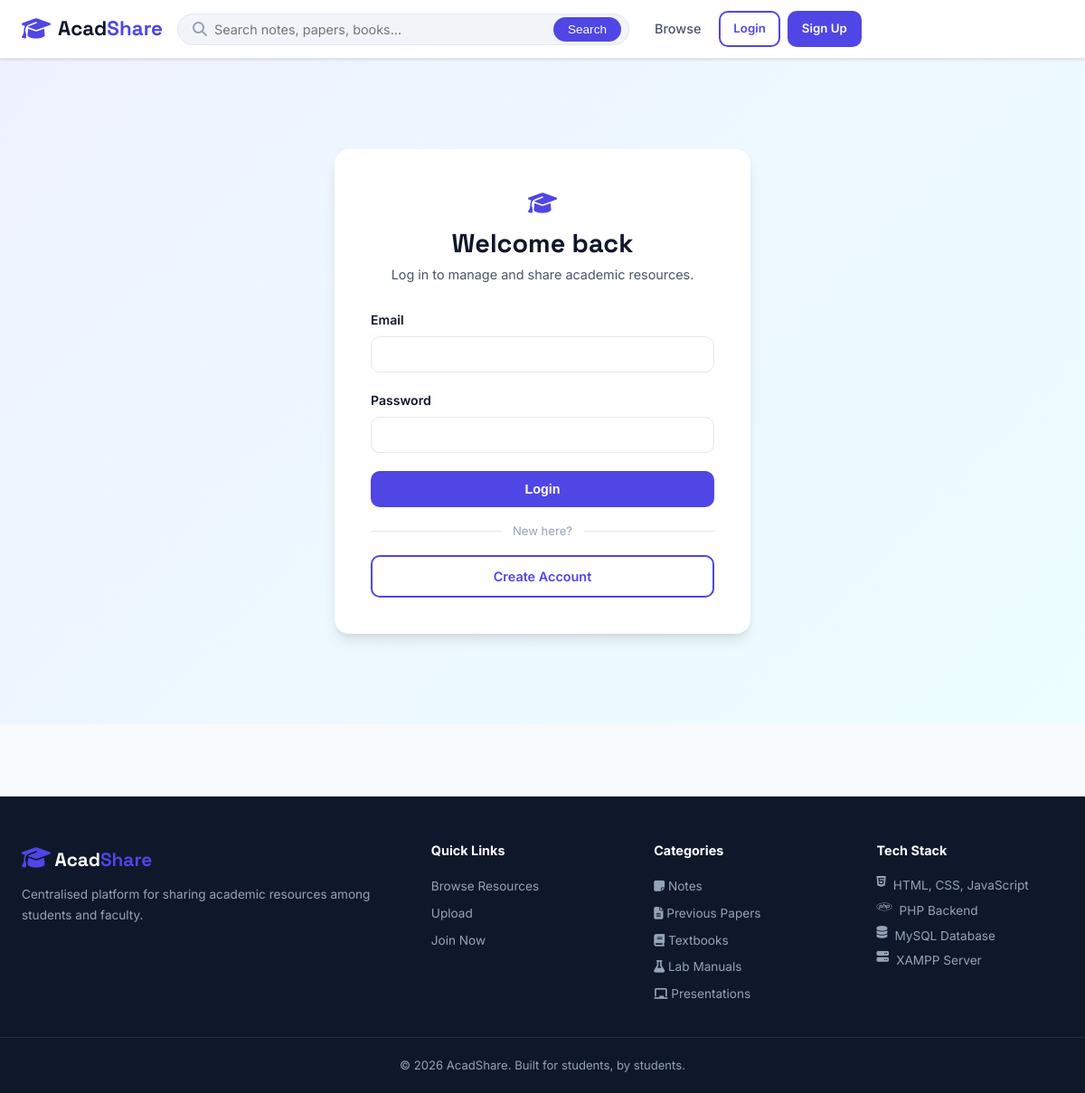
/index.php?page=login, run on the app's committed database.
### tables this page shows
CREATE TABLE categories (
    id INT AUTO_INCREMENT PRIMARY KEY,
    name VARCHAR(100) NOT NULL,
    icon VARCHAR(50) DEFAULT 'fa-folder',
    description TEXT
);

### config.php (called while the page is built, shortened)
<?php
function getDB() {
    static $conn = null;
    if ($conn === null) {
        $conn = new mysqli(DB_HOST, DB_USER, DB_PASS, DB_NAME);
        $conn->set_charset('utf8mb4');
    }
    return $conn;
}
function h($input) {
    return htmlspecialchars((string)$input, ENT_QUOTES, 'UTF-8');
}
function sanitize($input) {
    return h(strip_tags(trim((string)$input)));
}
function getCurrentUser() {
    if (empty($_SESSION['user_id'])) {
        return null;
    }
    $result = preparedQuery("SELECT * FROM users WHERE id = ? LIMIT 1", 'i', [(int)$_SESSION['user_id']]);
    return $result ? $result->fetch_assoc() : null;
}
?>

### index.php (the view, shortened to what this page needs)
<?php
require_once __DIR__ . '/config.php';
$user = getCurrentUser();
$page = $_GET['page'] ?? 'home';
$avatarInitial = $user ? strtoupper(substr(trim($user['full_name']), 0, 1)) : '';
$profilePic = $user['profile_pic'] ?? '';
$profilePicPath = __DIR__ . '/uploads/' . $profilePic;
$hasProfilePic = $profilePic && is_file($profilePicPath);
?>
<!DOCTYPE html>
<html lang="en">
<head>
    <link rel="stylesheet" href="https://cdnjs.cloudflare.com/ajax/libs/font-awesome/6.5.0/css/all.min.css">
    <link rel="stylesheet" href="<?= h(SITE_URL) ?>/css/style.css">
</head>
<body>
<nav class="navbar">
    <div class="nav-container">
        <a class="nav-brand" href="<?= h(SITE_URL) ?>/index.php">
            <span class="brand-icon"><i class="fa-solid fa-graduation-cap"></i></span>
            <span class="brand-text">Acad<span class="accent">Share</span></span>
        </a>
        <div class="nav-search">
            <form action="<?= h(SITE_URL) ?>/index.php" method="GET">
                <div class="search-wrap">
                    <i class="fa-solid fa-magnifying-glass"></i>
                    <input type="text" name="q" placeholder="Search notes, papers, books..." value="<?= sanitize($_GET['q'] ?? '') ?>">
                    <button type="submit">Search</button>
                </div>
            </form>
        </div>
        <div class="nav-links">
            <a href="<?= h(SITE_URL) ?>/index.php?page=browse" class="nav-link <?= in_array($page, ['browse', 'search'], true) ? 'active' : '' ?>">Browse</a>
            <?php if ($user): ?>
                <a href="<?= h(SITE_URL) ?>/index.php?page=upload" class="btn btn-primary btn-sm">
                    <i class="fa-solid fa-upload"></i> Upload
                </a>
                <div class="nav-user">
                    <button class="user-avatar-btn" type="button" onclick="toggleUserMenu()" aria-expanded="false" aria-controls="userMenu">
                        <?php if ($hasProfilePic): ?>
                            <img src="<?= h(SITE_URL) ?>/uploads/<?= h($profilePic) ?>" alt="Avatar" class="user-avatar">
                        <?php else: ?>
                            <span class="user-avatar user-avatar-fallback"><?= h($avatarInitial) ?></span>
                        <?php endif; ?>
                        <span><?= h(explode(' ', trim($user['full_name']))[0]) ?></span>
                        <i class="fa-solid fa-chevron-down"></i>
                    </button>
                    <div class="user-menu" id="userMenu">
                        <a href="<?= h(SITE_URL) ?>/index.php?page=dashboard"><i class="fa-solid fa-gauge"></i> Dashboard</a>
                        <a href="<?= h(SITE_URL) ?>/index.php?page=my-resources"><i class="fa-solid fa-folder-open"></i> My Resources</a>
                        <a href="<?= h(SITE_URL) ?>/index.php?page=bookmarks"><i class="fa-solid fa-bookmark"></i> Bookmarks</a>
                        <a href="<?= h(SITE_URL) ?>/index.php?page=profile"><i class="fa-solid fa-user-gear"></i> Profile</a>
                        <hr>
                        <a href="<?= h(SITE_URL) ?>/logout.php" class="text-danger"><i class="fa-solid fa-right-from-bracket"></i> Logout</a>
                    </div>
                </div>
            <?php else: ?>
                <a href="<?= h(SITE_URL) ?>/index.php?page=login" class="btn btn-outline btn-sm">Login</a>
                <a href="<?= h(SITE_URL) ?>/index.php?page=register" class="btn btn-primary btn-sm">Sign Up</a>
            <?php endif; ?>
        </div>
    </div>
</nav>
<footer class="site-footer">
    <div class="footer-container">
        <div class="footer-brand">
            <span class="brand-icon"><i class="fa-solid fa-graduation-cap"></i></span>
            <span class="brand-text">Acad<span class="accent">Share</span></span>
            <p>Centralised platform for sharing academic resources among students and faculty.</p>
        </div>
        <div class="footer-links">
            <h4>Quick Links</h4>
            <a href="<?= h(SITE_URL) ?>/index.php?page=browse">Browse Resources</a>
            <a href="<?= h(SITE_URL) ?>/index.php?page=upload">Upload</a>
            <a href="<?= h(SITE_URL) ?>/index.php?page=register">Join Now</a>
        </div>
        <div class="footer-categories">
            <h4>Categories</h4>
            <?php
            $cats = getDB()->query("SELECT * FROM categories LIMIT 5");
            if ($cats):
                while ($cat = $cats->fetch_assoc()):
            ?>
            <a href="<?= h(SITE_URL) ?>/index.php?page=browse&category=<?= (int)$cat['id'] ?>">
                <i class="fa-solid <?= h($cat['icon']) ?>"></i> <?= h($cat['name']) ?>
            </a>
            <?php
                endwhile;
            endif;
            ?>
        </div>
        <div class="footer-info">
            <h4>Tech Stack</h4>
            <p><i class="fa-brands fa-html5"></i> HTML, CSS, JavaScript</p>
            <p><i class="fa-brands fa-php"></i> PHP Backend</p>
            <p><i class="fa-solid fa-database"></i> MySQL Database</p>
            <p><i class="fa-solid fa-server"></i> XAMPP Server</p>
        </div>
    </div>
    <div class="footer-bottom">
        <p>&copy; <?= date('Y') ?> AcadShare. Built for students, by students.</p>
    </div>
</footer>
</body>
</html>

### css/style.css (style rules this page uses)
:root { --primary: #4F46E5; --primary-dark: #3730A3; --primary-light: #EEF2FF; --accent: #06B6D4; --accent-light: #ECFEFF; --success: #10B981; --warning: #F59E0B; --danger: #EF4444; --bg: #F8FAFC; --surface: #FFFFFF; --surface-2: #F1F5F9; --border: #E2E8F0; --text: #0F172A; --text-2: #475569; --text-3: #94A3B8; --shadow: 0 1px 3px rgba(0,0,0,.08), 0 1px 2px rgba(0,0,0,.06); --shadow-md: 0 4px 6px -1px rgba(0,0,0,.1), 0 2px 4px -1px rgba(0,0,0,.06); --shadow-lg: 0 10px 15px -3px rgba(0,0,0,.1), 0 4px 6px -2px rgba(0,0,0,.05); --radius: 10px; --radius-lg: 16px; --font-display: 'Space Grotesk', sans-serif; --font-body: 'Inter', sans-serif; }
*, *::before, *::after { box-sizing: border-box; margin: 0; padding: 0; }
html { scroll-behavior: smooth; }
body { font-family: var(--font-body); background: var(--bg); color: var(--text); line-height: 1.6; min-height: 100vh; }
a { color: var(--primary); text-decoration: none; }
.navbar { background: var(--surface); border-bottom: 1px solid var(--border); position: sticky; top: 0; z-index: 1000; box-shadow: var(--shadow); }
.nav-container { max-width: 1280px; margin: 0 auto; padding: 0 24px; height: 64px; display: flex; align-items: center; gap: 16px; }
.nav-brand { display: flex; align-items: center; gap: 8px; font-family: var(--font-display); font-size: 1.4rem; font-weight: 700; color: var(--text); white-space: nowrap; }
.brand-icon { color: var(--primary); font-size: 1.6rem; }
.accent { color: var(--primary); }
.nav-search { flex: 1; max-width: 500px; }
.search-wrap { display: flex; align-items: center; background: var(--surface-2); border: 1.5px solid var(--border); border-radius: 50px; padding: 0 8px 0 16px; transition: border-color .2s; }
.search-wrap i { color: var(--text-3); margin-right: 8px; }
.search-wrap input { flex: 1; border: none; background: transparent; padding: 8px 0; font-size: .9rem; color: var(--text); font-family: var(--font-body); outline: none; }
.search-wrap button { background: var(--primary); color: white; border: none; border-radius: 50px; padding: 6px 16px; font-size: .85rem; font-weight: 500; cursor: pointer; transition: background .2s; }
.nav-links { display: flex; align-items: center; gap: 8px; }
.nav-link { color: var(--text-2); font-size: .9rem; font-weight: 500; padding: 6px 12px; border-radius: var(--radius); transition: all .2s; }
.btn { display: inline-flex; align-items: center; gap: 6px; padding: 10px 20px; border-radius: var(--radius); font-weight: 600; font-size: .9rem; cursor: pointer; border: 2px solid transparent; transition: all .2s; text-align: center; }
.btn-sm { padding: 7px 14px; font-size: .83rem; }
.btn-primary { background: var(--primary); color: white; }
.btn-outline { border-color: var(--primary); color: var(--primary); background: transparent; }
.site-footer { background: #0F172A; color: #94A3B8; margin-top: 80px; }
.footer-container { max-width: 1280px; margin: 0 auto; padding: 48px 24px 32px; display: grid; grid-template-columns: 2fr 1fr 1fr 1fr; gap: 40px; }
.footer-brand .brand-text { font-family: var(--font-display); font-size: 1.3rem; font-weight: 700; color: white; display: inline-block; margin-bottom: 10px; }
.footer-brand p { font-size: .85rem; line-height: 1.7; }
.footer-links h4, .footer-categories h4, .footer-info h4 { color: white; font-size: .9rem; font-weight: 700; margin-bottom: 14px; }
.footer-links a, .footer-categories a { display: block; color: #94A3B8; padding: 4px 0; font-size: .85rem; transition: color .2s; }
.footer-info p { font-size: .85rem; padding: 3px 0; display: flex; gap: 8px; }
.footer-bottom { border-top: 1px solid rgba(255,255,255,.1); padding: 20px 24px; text-align: center; font-size: .82rem; max-width: 1280px; margin: 0 auto; }

### data on the page
categories: name "Notes"
categories: name "Previous Papers"
categories: name "Textbooks"
categories: name "Lab Manuals"
categories: name "Presentations"
